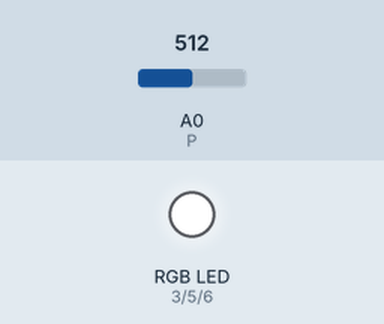
A sketch run on a simulated Arduino Uno, built with avr-gcc and run on an emulated ATmega328P. Parts: an RGB LED mixed from three pins (HIGH = lit). The test bench sets the inputs (shaded band); at power-on: A0 (P) = 512. Dim RGB values are drawn brighter than linear.

Above: at 3.5 s.
3.6 s: A0 (P) set to 122
At 4.2 s:
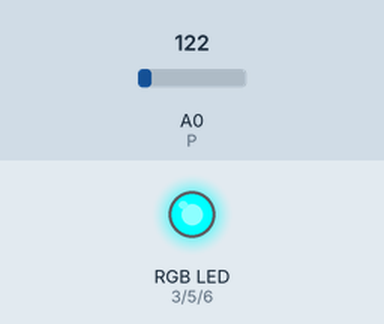
7.2 s: A0 (P) set to 0
At 7.26 s:
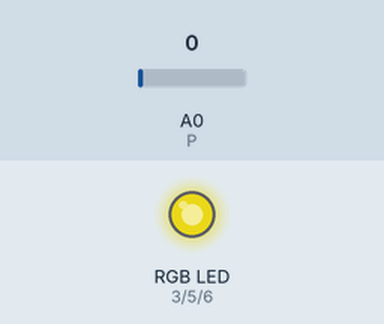
Timing chart, 0 to 16.8 s (numbered marks = the images above; inputs shaded):
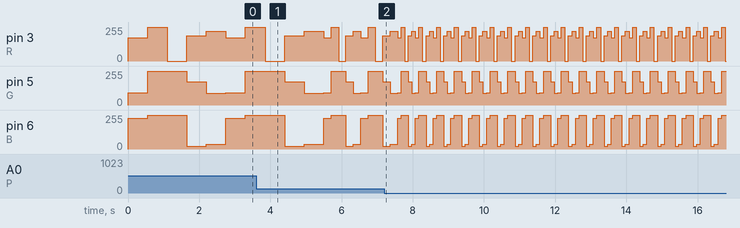

Measured:
- by itself, pin 3 (R): repeats every 0.50 s: 174/255 0.10 s, 255/255 0.10 s, 0/255 0.10 s, 189/255 0.10 s, 225/255 0.10 s
- by itself, pin 5 (G): repeats every 0.50 s: 92/255 0.10 s, 255/255 0.20 s, 174/255 0.10 s, 87/255 0.10 s
- by itself, pin 6 (B): repeats every 0.50 s: 230/255 0.10 s, 255/255 0.20 s, 20/255 0.10 s, 35/255 0.10 s

The sketch:

CONTROL_DE_UNA_SECUENCIA_DE_COLORES_RGB.ino
```cpp
/*
   Fundacion Kinal
   Centro educativo tecnico laboral Kinal
   Electronica
   Grado: Quinto
   Sección: A
   Curso: Taller de electronica digital y reparación de computadoras I
   Nombre: Guillermo Antonio Franco Longo
   Profe. Alejandro Navas
   Carnet: 2022357
   Proyecto: CONTROL DE UNA SECUENCIA DE COLORES RGB
*/


#define R 3
#define G 5
#define B 6
#define P A0

int variacion, tiempo;

void setup() {
  pinMode(R, OUTPUT);
  pinMode(G, OUTPUT);
  pinMode(B, OUTPUT);
  pinMode(P, INPUT);
}

void loop ()
{
  tiempo = map(analogRead(P), 0, 1023, 100, 1000);
  analogWrite(R,174);
  analogWrite(G,92);
  analogWrite(B,230);
  delay(tiempo);
  analogWrite(R,255);
  analogWrite(G,255);
  analogWrite(B,255);
  delay(tiempo);
  analogWrite(R,0);
  analogWrite(G,255);
  analogWrite(B,255);
  delay(tiempo);
  analogWrite(R,189);
  analogWrite(G,174);
  analogWrite(B,20);
  delay(tiempo);
  analogWrite(R,225);
  analogWrite(G,87);
  analogWrite(B,35);
  delay(tiempo);
}
```
